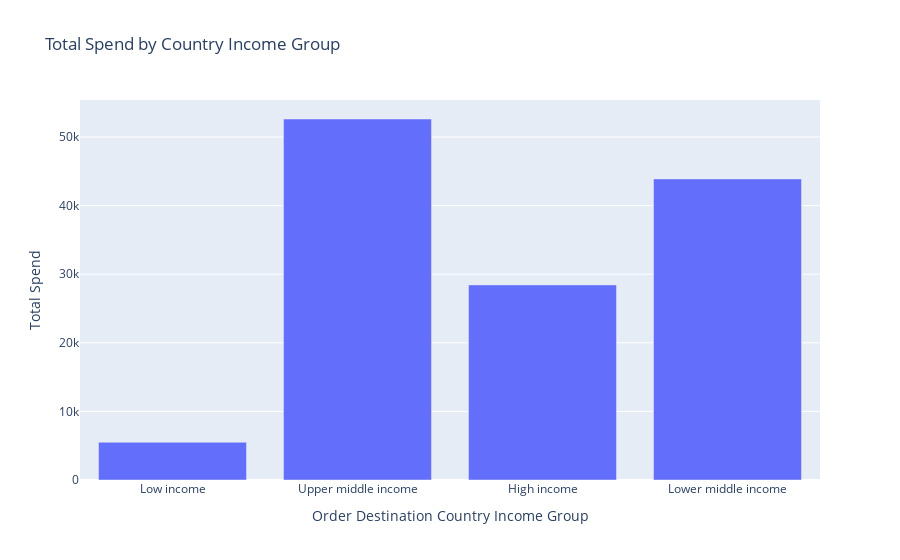

The code cell stored with this chart in its notebook:
### Code cell
fig = px.bar(spendbyincomegroup, x='incomegroup', y='totalspend',
             title = 'Total Spend by Country Income Group',
             labels={
                     "incomegroup": "Order Destination Country Income Group",
                     "totalspend": "Total Spend"
            })
fig.show()

### Figure 1 — Plotly figure (JSON) as saved in the notebook; plotly's stock layout.template omitted (floating-point values rounded to 4 significant figures)
{"data": [{"alignmentgroup": "True", "hovertemplate": "Order Destination Country Income Group=%{x}<br>Total Spend=%{y}<extra></extra>", "legendgroup": "", "marker": {"color": "#636efa", "pattern": {"shape": ""}}, "name": "", "offsetgroup": "", "orientation": "v", "showlegend": false, "textposition": "auto", "type": "bar", "x": ["Low income", "Upper middle income", "High income", "Lower middle income"], "xaxis": "x", "y": [5507.0, 52630.0, 28450.0, 43900.0], "yaxis": "y"}], "layout": {"barmode": "relative", "legend": {"tracegroupgap": 0}, "title": {"text": "Total Spend by Country Income Group"}, "xaxis": {"anchor": "y", "domain": [0, 1], "title": {"text": "Order Destination Country Income Group"}}, "yaxis": {"anchor": "x", "domain": [0, 1], "title": {"text": "Total Spend"}}}}
